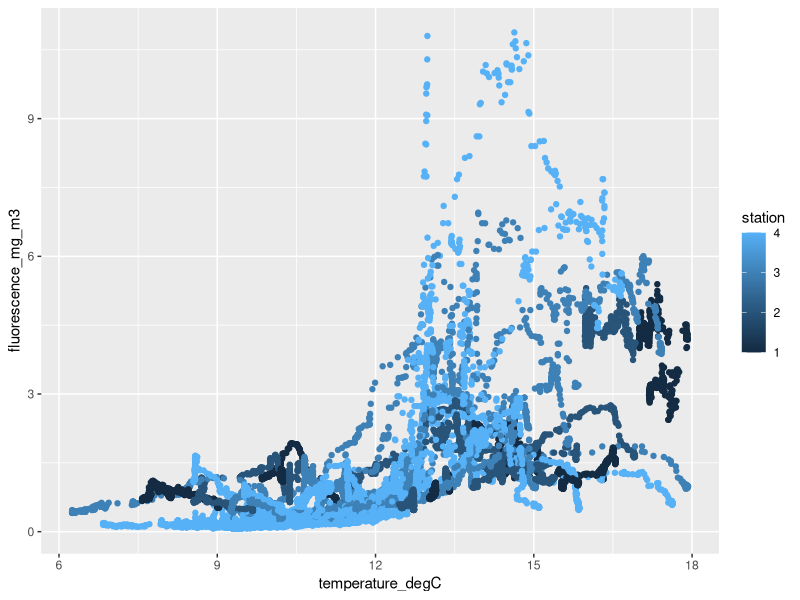
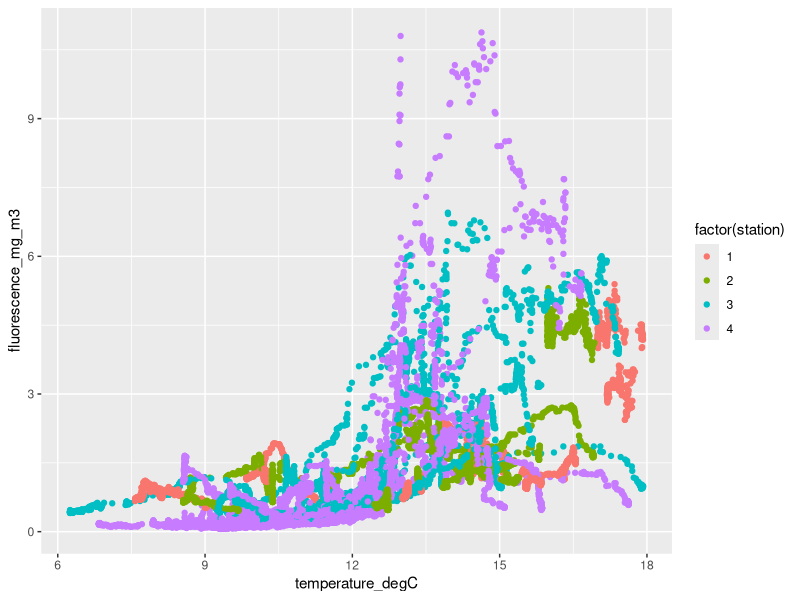
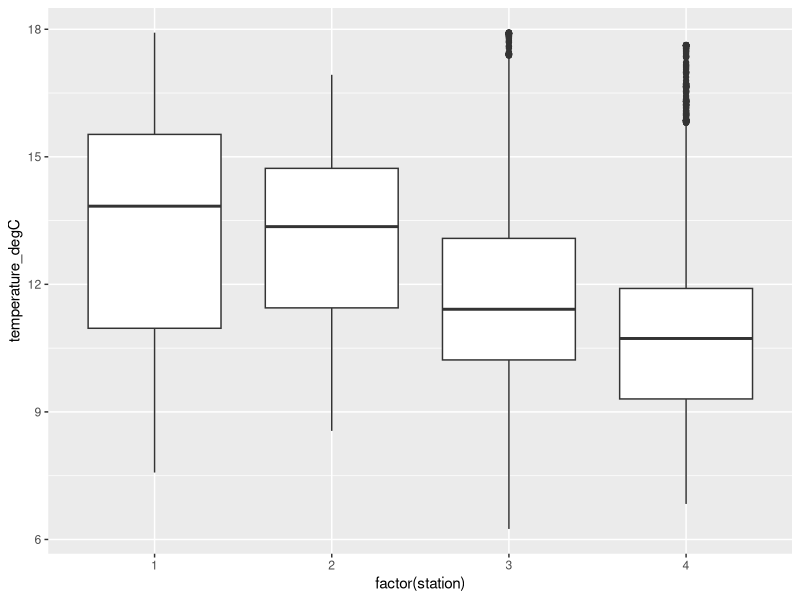
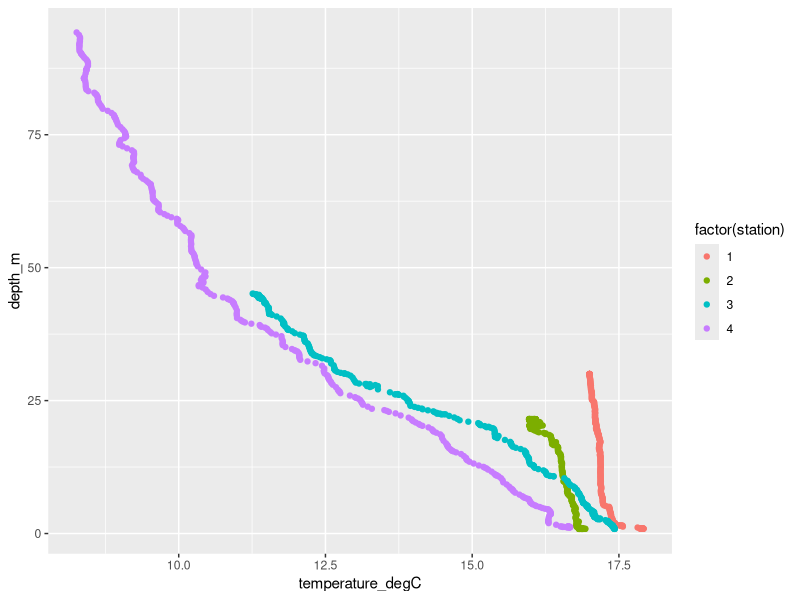
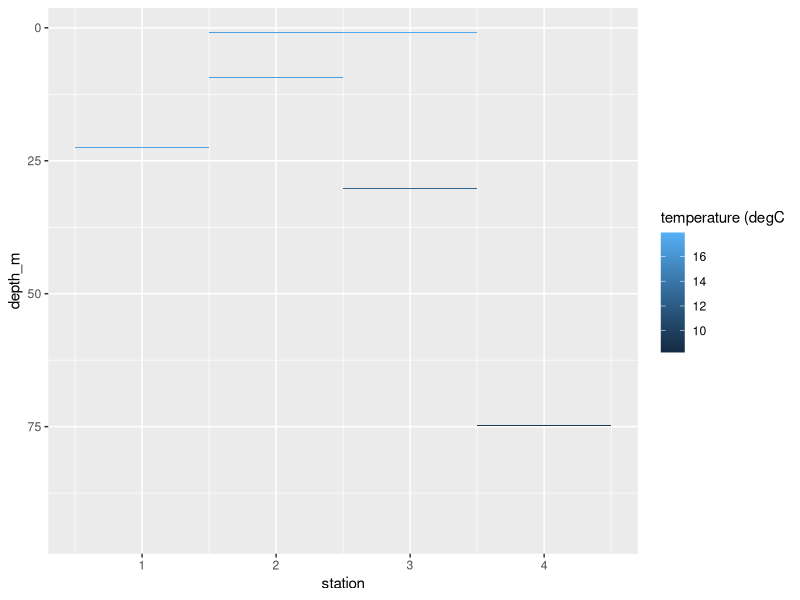

Recreate these plots in R, in order.
## ---- chunk 1
library(tidyverse)
## ---- chunk 2
fieldData <- read_csv('DamariscottaRiverData.csv')
## ---- chunk 3
ggplot(data = fieldData, mapping = aes(x = temperature_degC, y = fluorescence_mg_m3)) + 
  geom_point(aes(color=station)) 
## ---- chunk 4
ggplot(data = fieldData, mapping = aes(x = temperature_degC, y = fluorescence_mg_m3)) + 
  geom_point(aes(color=factor(station)))  
## ---- chunk 5
ggplot(data = fieldData, mapping = aes(x = factor(station), y = temperature_degC)) + 
  geom_boxplot() 
## ---- chunk 6
datasubset <- fieldData %>% filter(date==20160908)

ggplot(data = datasubset, mapping = aes(x = temperature_degC, y = depth_m)) + 
  geom_point(aes(color=factor(station))) 
## ---- chunk 7
cruiseData <- filter(fieldData, date==20160908)
ggplot(cruiseData,aes(x=station,y=depth_m)) +
  geom_tile(aes(fill=temperature_degC)) +
  #scale_fill_continuous() +
  labs(fill='temperature (degC') +
  scale_y_reverse()
